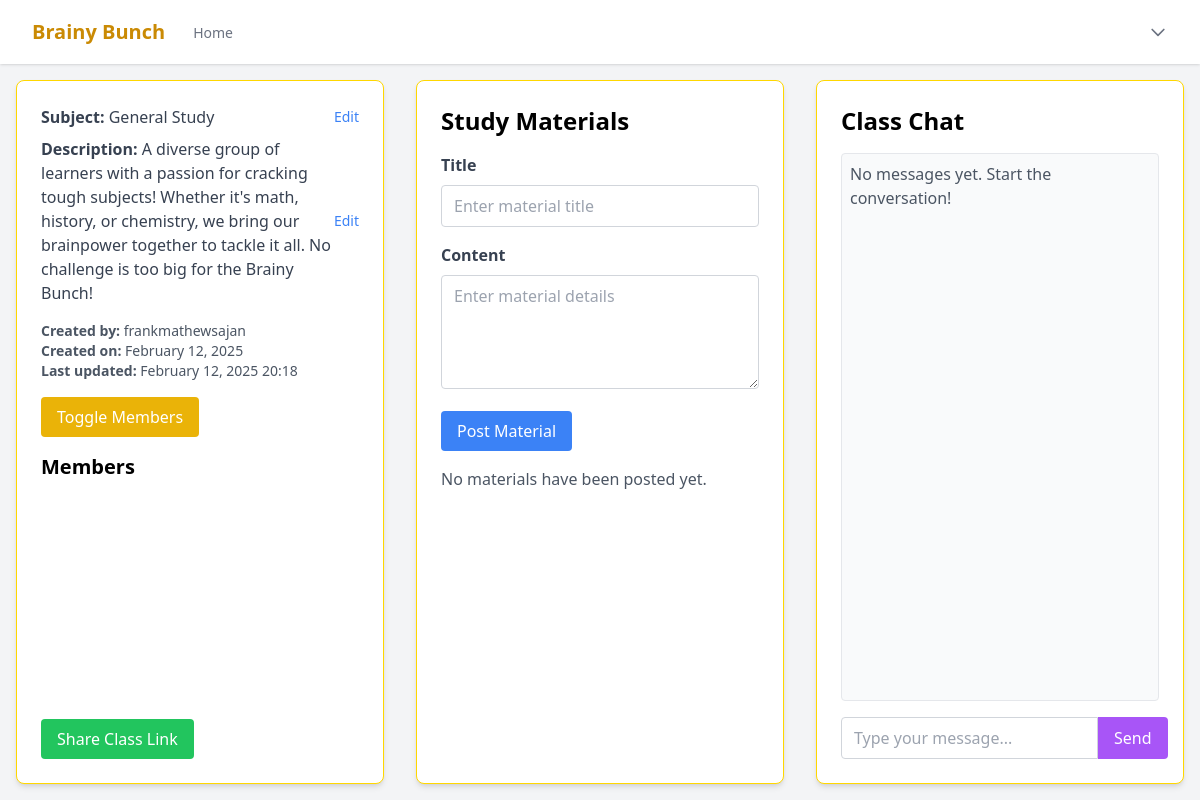
Page /groups/5/ on the committed database.
### learn/models.py (models this page shows, shortened)
class StudyGroup(models.Model):
    class_name = models.CharField(max_length=100)
    description = models.TextField()
    subject = models.CharField(max_length=100)
    owner = models.ForeignKey(User, on_delete=models.CASCADE)
    members = models.ManyToManyField(User, related_name='members')
    created_at = models.DateTimeField(auto_now_add=True)
    updated_at = models.DateTimeField(auto_now=True)

### learn/views/views.py (the view)
# urls.py: path('groups/<int:group_id>/', views.group_detail, name='group_detail'),
def group_detail(request, group_id):
    study_group = StudyGroup.objects.get(id=group_id)
    return render(request, "learn/groups/detail.html", {'group': study_group})

### learn/context_processors.py (called while the page is built)
def study_groups(request):
    if request.user.is_authenticated:
        return {
            'groups': StudyGroup.objects.filter(members=request.user) | StudyGroup.objects.filter(
                owner=request.user)
        }
    return {'groups': []}

### templates/learn/groups/detail.html (shortened to what this page needs)
<!DOCTYPE html>
<html lang="en">
<head>
  <script src="https://cdn.tailwindcss.com"></script>
</head>
<body class="bg-gray-100">
  <nav class="bg-white shadow">
    <div class="max-w-7xl mx-auto px-4 sm:px-6 lg:px-8">
      <div class="flex justify-between h-16">
        <div class="flex">
          <div class="flex-shrink-0 flex items-center">
            <a href="/" class="text-xl font-bold text-yellow-600">{{ group.class_name }}</a>
          </div>
          <div class="hidden sm:-my-px sm:ml-6 sm:flex sm:space-x-8">
            <a href="/" class="border-transparent text-gray-500 hover:border-yellow-500 hover:text-gray-700 inline-flex items-center px-1 pt-1 border-b-2 text-sm font-medium">
              Home
            </a>
          </div>
        </div>
        <div class="hidden sm:ml-6 sm:flex sm:items-center">
          <div class="relative">
            <button id="user-menu-button" onclick="toggleUserDropdown()" type="button" class="flex items-center text-gray-500 hover:text-gray-700 focus:outline-none">
              <svg class="h-5 w-5" xmlns="http://www.w3.org/2000/svg" fill="none" viewBox="0 0 24 24" stroke="currentColor">
                <path stroke-linecap="round" stroke-linejoin="round" stroke-width="2" d="M19 9l-7 7-7-7" />
              </svg>
            </button>
          </div>
        </div>
      </div>
    </div>
  </nav>
  <div class="grid grid-cols-1 md:grid-cols-3 h-[calc(100vh-4rem)]">
    <div class="p-4 overflow-y-auto">
      <div class="flex flex-col h-full bg-white p-6 rounded-lg shadow-md border border-yellow-custom">
        <div class="flex-1 mb-4">
          <div class="flex items-center justify-between">
            <p class="text-gray-700">
              <span class="font-semibold">Subject:</span> {{ group.subject }}
            </p>
            <button onclick="editSubject()" class="text-sm text-blue-500 hover:underline">Edit</button>
          </div>
          <div class="flex items-center justify-between mt-2">
            <p class="text-gray-700">
              <span class="font-semibold">Description:</span> {{ group.description }}
            </p>
            <button onclick="editDescription()" class="text-sm text-blue-500 hover:underline">Edit</button>
          </div>
          <div class="mt-4 text-sm text-gray-600">
            <p>
              <span class="font-semibold">Created by:</span> {{ group.owner.username }}
            </p>
            <p>
              <span class="font-semibold">Created on:</span> {{ group.created_at|date:"F d, Y" }}
            </p>
            <p>
              <span class="font-semibold">Last updated:</span> {{ group.updated_at|date:"F d, Y H:i" }}
            </p>
          </div>
          <div class="mt-4">
            <button onclick="toggleMembers()" class="w-full md:w-auto px-4 py-2 bg-yellow-500 hover:bg-yellow-600 text-white rounded transition duration-300">
              Toggle Members
            </button>
            <div id="members-section" class="mt-2 transition-all duration-500 ease-in-out">
              <h2 class="text-xl font-bold mt-4">Members</h2>
            </div>
          </div>
        </div>
        <div>
          <button onclick="copyShareLink()" class="w-full md:w-auto px-4 py-2 bg-green-500 hover:bg-green-600 text-white rounded transition duration-300">
            Share Class Link
          </button>
        </div>
      </div>
    </div>
    <div class="p-4 overflow-y-auto">
      <div class="flex flex-col h-full bg-white p-6 rounded-lg shadow-md border border-yellow-custom">
        <h2 class="text-2xl font-bold mb-4">Study Materials</h2>
        <form id="material-form" class="mb-4">
          <div class="mb-4">
            <label for="material-title" class="block text-gray-700 font-semibold mb-2">Title</label>
            <input type="text" id="material-title" name="title" class="w-full px-3 py-2 border border-gray-300 rounded focus:outline-none focus:ring focus:border-yellow-500" placeholder="Enter material title">
          </div>
          <div class="mb-4">
            <label for="material-content" class="block text-gray-700 font-semibold mb-2">Content</label>
            <textarea id="material-content" name="content" rows="4" class="w-full px-3 py-2 border border-gray-300 rounded focus:outline-none focus:ring focus:border-yellow-500" placeholder="Enter material details"></textarea>
          </div>
          <button type="submit" class="px-4 py-2 bg-blue-500 hover:bg-blue-600 text-white rounded transition duration-300">
            Post Material
          </button>
        </form>
        <div id="materials-list" class="flex-1 overflow-y-auto">
          {% for material in materials %}
            <div class="p-4 mb-2 border border-gray-200 rounded">
              <h3 class="font-bold">{{ material.title }}</h3>
              <p class="text-gray-700">{{ material.content }}</p>
              <p class="text-xs text-gray-500">Posted on: {{ material.created_at|date:"F d, Y H:i" }}</p>
            </div>
          {% empty %}
            <p class="text-gray-600">No materials have been posted yet.</p>
          {% endfor %}
        </div>
      </div>
    </div>
    <div class="p-4 overflow-y-auto">
      <div class="flex flex-col h-full bg-white p-6 rounded-lg shadow-md border border-yellow-custom">
        <h2 class="text-2xl font-bold mb-4">Class Chat</h2>
        <div id="chat-messages" class="flex-1 overflow-y-auto mb-4 border border-gray-200 p-2 rounded bg-gray-50">
          {% for message in chat_messages %}
            <div class="mb-2 p-2 rounded bg-gray-100">
              <span class="font-semibold text-gray-800">{{ message.user.username }}:</span>
              {{ message.content }}<br>
              <span class="text-xs text-gray-500">{{ message.created_at|date:"F d, Y H:i" }}</span>
            </div>
          {% empty %}
            <p class="text-gray-600">No messages yet. Start the conversation!</p>
          {% endfor %}
        </div>
        <form id="chat-form" class="flex">
          <input type="text" id="chat-input" name="chat" placeholder="Type your message..." class="flex-grow px-3 py-2 border border-gray-300 rounded-l focus:outline-none focus:ring focus:border-yellow-500">
          <button type="submit" class="px-4 py-2 bg-purple-500 hover:bg-purple-600 text-white rounded-r transition duration-300">
            Send
          </button>
        </form>
      </div>
    </div>
  </div>
</body>
</html>

### templates/learn/groups/detail.html (style rules this page uses)
.border-yellow-custom { border-color: #ffd700; }

### rows in the picture
StudyGroup: class_name "Brainy Bunch", subject "General Study", description "A diverse group of learners with a passion for cracking tough subjects! Whether it's math, history, or chemistry, we bring our brainpower together to tackle it all. No challenge is too big for the Brainy Bunch!", owner.username "frankmathewsajan", created_at "February 12, 2025", updated_at "February 12, 2025 20:18"
